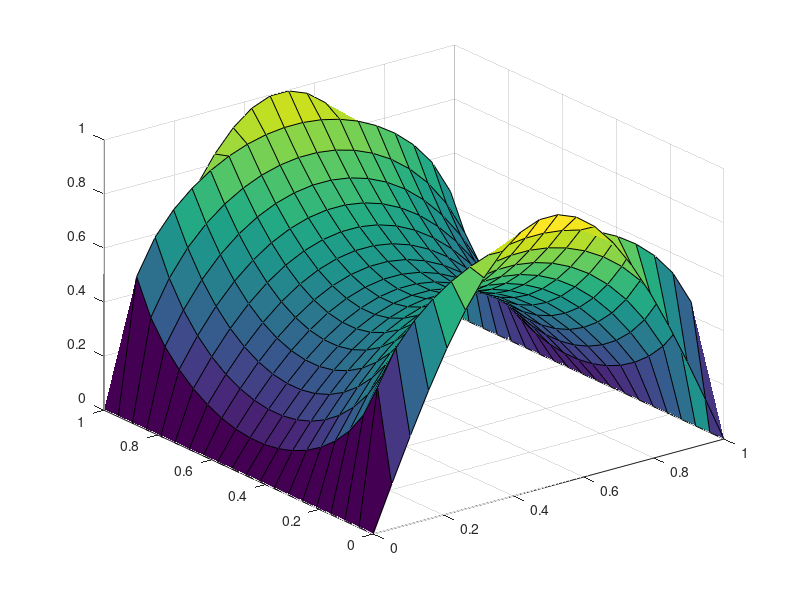

MATLAB code to generate this figure:
function bem_square
%BEM_SQUARE Lösung der Laplace-Gleichung auf einem Quadrat

% (0,1)     top      (1,1)
%      *------------*
%      |            |
%      |            |
% left |            | right
%      |            |
%      |            |
%      *------------*
% (0,0)    bottom    (1,0)

% Randwerte
u_bottom = @(x, y) sin(x*pi);
u_right = @(x, y) zeros(size(x));
u_top = @(x, y) sin(x*pi);
u_left = @(x, y) zeros(size(x));

%% Fundamentallösung
    function z = ustar(x, y, xi_x, xi_y)
        dist = sqrt((x-xi_x).^2 + (y-xi_y).^2);
        
        z = -1/(2*pi)*log(dist);
    end

    function z = dustar(x, y, xi_x, xi_y, n_x, n_y)
        diff_x = x-xi_x;
        diff_y = y-xi_y;
        
        dist = diff_x.^2 + diff_y.^2;
        
        z = -(diff_x.*n_x+diff_y.*n_y)./(2*pi*dist);
    end

%% LGS aufstellen und lösen
H = zeros(4,4);
G = zeros(4,4);
u = zeros(4, 1);

% erste Zeile
u(1) = u_bottom(0.5, 1);

% erstes Element
H(1,1) = quadgk(@(x) dustar(x, 0, 0.5, 0, 0, -1), 0, 1) + 0.5*u_bottom(0.5, 0);
G(1,1) = quadgk(@(x) ustar(x, 0, 0.5, 0), 0, 1);

% zweites Element
H(1,2) = quadgk(@(y) dustar(1, y, 0.5, 0, 1, 0), 0, 1);
G(1,2) = quadgk(@(y) ustar(1, y, 0.5, 0), 0, 1);

% drittes Element
H(1,3) = quadgk(@(x) -dustar(x, 1, 0.5, 0, 0, 1), 1, 0);
G(1,3) = quadgk(@(x) -ustar(x, 1, 0.5, 0), 1, 0);

% viertes Element
H(1,4) = quadgk(@(y) -dustar(0, y, 0.5, 0, -1, 0), 1, 0);
G(1,4) = quadgk(@(y) -ustar(0, y, 0.5, 0), 1, 0);

% zweite Zeile
u(2) = u_right(1, 0.5);

% erstes Element
H(2,1) = quadgk(@(x) dustar(x, 0, 1, 0.5, 0, -1), 0, 1);
G(2,1) = quadgk(@(x) ustar(x, 0, 1, 0.5), 0, 1);

% zweites Element
H(2,2) = quadgk(@(y) dustar(1, y, 1, 0.5, 1, 0), 0, 1) + 0.5*u_right(1, 0.5);
G(2,2) = quadgk(@(y) ustar(1, y, 1, 0.5), 0, 1);

% drittes Element
H(2,3) = quadgk(@(x) -dustar(x, 1, 1, 0.5, 0, 1), 1, 0);
G(2,3) = quadgk(@(x) -ustar(x, 1, 1, 0.5), 1, 0);

% viertes Element
H(2,4) = quadgk(@(y) -dustar(0, y, 1, 0.5, -1, 0), 1, 0);
G(2,4) = quadgk(@(y) -ustar(0, y, 1, 0.5), 1, 0);

% dritte Zeile
u(3) = u_top(0.5, 1);

% erstes Element
H(3,1) = quadgk(@(x) dustar(x, 0, 0.5, 1, 0, -1), 0, 1);
G(3,1) = quadgk(@(x) ustar(x, 0, 0.5, 1), 0, 1);

% zweites Element
H(3,2) = quadgk(@(y) dustar(1, y, 0.5, 1, 1, 0), 0, 1);
G(3,2) = quadgk(@(y) ustar(1, y, 0.5, 1), 0, 1);

% drittes Element
H(3,3) = quadgk(@(x) -dustar(x, 1, 0.5, 1, 0, 1), 1, 0) + 0.5*u_top(0.5, 1);
G(3,3) = quadgk(@(x) -ustar(x, 1, 0.5, 1), 1, 0);

% viertes Element
H(3,4) = quadgk(@(y) -dustar(0, y, 0.5, 1, -1, 0), 1, 0);
G(3,4) = quadgk(@(y) -ustar(0, y, 0.5, 1), 1, 0);

% vierte Zeile
u(4) = u_left(0, 0.5);

% erstes Element
H(4,1) = quadgk(@(x) dustar(x, 0, 0, 0.5, 0, -1), 0, 1);
G(4,1) = quadgk(@(x) ustar(x, 0, 0, 0.5), 0, 1);

% zweites Element
H(4,2) = quadgk(@(y) dustar(1, y, 0, 0.5, 1, 0), 0, 1);
G(4,2) = quadgk(@(y) ustar(1, y, 0, 0.5), 0, 1);

% drittes Element
H(4,3) = quadgk(@(x) -dustar(x, 1, 0, 0.5, 0, 1), 1, 0);
G(4,3) = quadgk(@(x) -ustar(x, 1, 0, 0.5), 1, 0);

% viertes Element
H(4,4) = quadgk(@(y) -dustar(0, y, 0, 0.5, -1, 0), 1, 0) + 0.5*u_left(0, 0.5);
G(4,4) = quadgk(@(y) -ustar(0, y, 0, 0.5), 1, 0);

q=G\(H*u);

%% Lösung für innere Punkte
np = 20;

[lx, ly] = meshgrid(linspace(0,1,np), linspace(0,1,np));

z = zeros(size(lx));

for i = 1:np
    z(i,1) = u_bottom(lx(i,1), ly(i,1));
    z(i,np) = u_top(lx(i,np), ly(i,np));
    
    z(1,i) = u_top(lx(1,i), ly(1,i));
    z(np,i) = u_bottom(lx(np,i), ly(np,i));
end
    
for i = 2:np-1
    for j = 2:np-1
        xi_x = lx(i, j);
        xi_y = ly(i, j);
        
        z(i,j) = (   q(1) * quadgk(@(x) ustar(x, 0, xi_x, xi_y), 0, 1) ...
                   + q(2) * quadgk(@(y) ustar(1, y, xi_x, xi_y), 0, 1) ...
                   - q(3) * quadgk(@(x) ustar(x, 1, xi_x, xi_y), 1, 0) ...
                   - q(4) * quadgk(@(y) ustar(0, y, xi_x, xi_y), 1, 0) ...
                ) - ( ...
                     u(1) * quadgk(@(x) dustar(x, 0, xi_x, xi_y,  0, -1), 0, 1) ...
                   + u(2) * quadgk(@(y) dustar(1, y, xi_x, xi_y,  1,  0), 0, 1) ...
                   - u(3) * quadgk(@(x) dustar(x, 1, xi_x, xi_y,  0,  1), 1, 0) ...
                   - u(4) * quadgk(@(y) dustar(0, y, xi_x, xi_y, -1,  0), 1, 0));
    end
end

z

surf(lx, ly, z);

end

